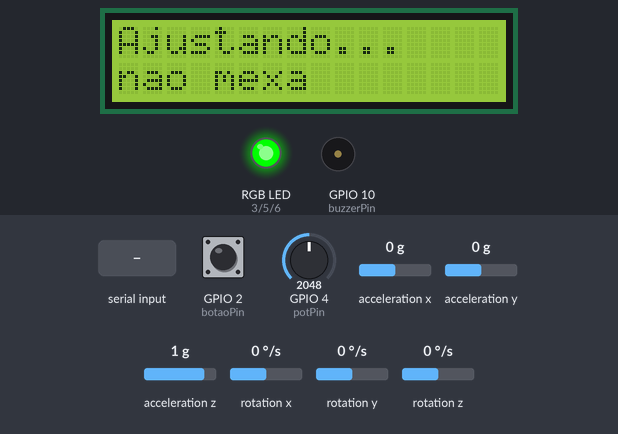
A sketch run on a simulated ESP32-C3. Shown: 16×2 character LCD, an RGB LED mixed from three pins (HIGH = lit), buzzer (waves = sounding). Inputs (shaded band) come from the test bench; at power-on: GPIO 2 (botaoPin) HIGH, GPIO 4 (potPin) = 2048, acceleration x 0 g, acceleration y 0 g, acceleration z 1 g, rotation x 0 °/s, rotation y 0 °/s, rotation z 0 °/s (analog values on the 0–4095 scale). Nothing arrives over Bluetooth unless stated; a phone connects over Bluetooth LE 3 s after start; what the sketch prints to the serial monitor is not drawn.

Above: at 0.5 s.
At 4.1 s:
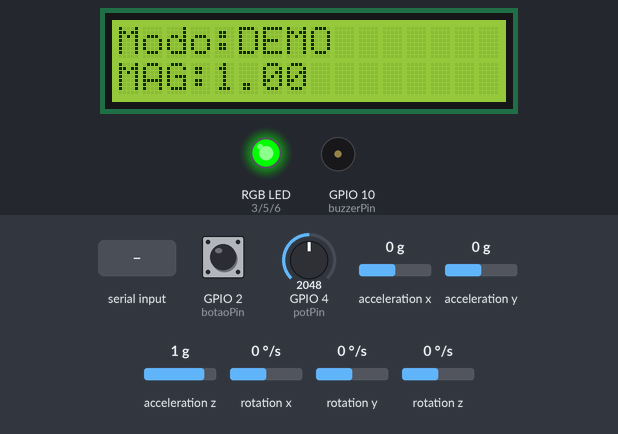
4.2 s: "t" received over Serial
At 4.8 s:
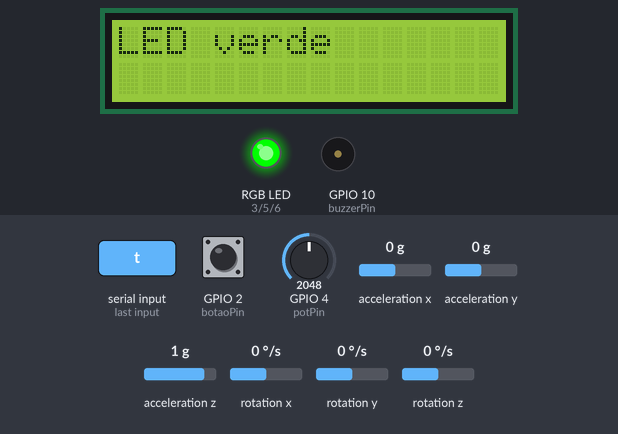
7.2 s: GPIO 2 (botaoPin) pulled LOW for 3.2 s
At 10.47 s:
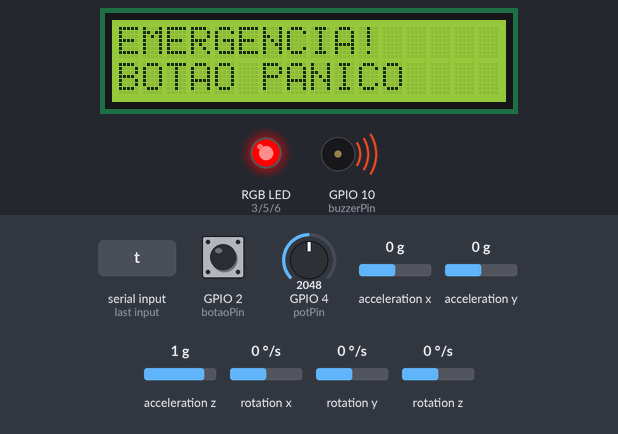
14.0 s: "q" received over Serial
17.0 s: GPIO 4 (potPin) set to 1228
20.0 s: "T" received over Serial
At 21.4 s:
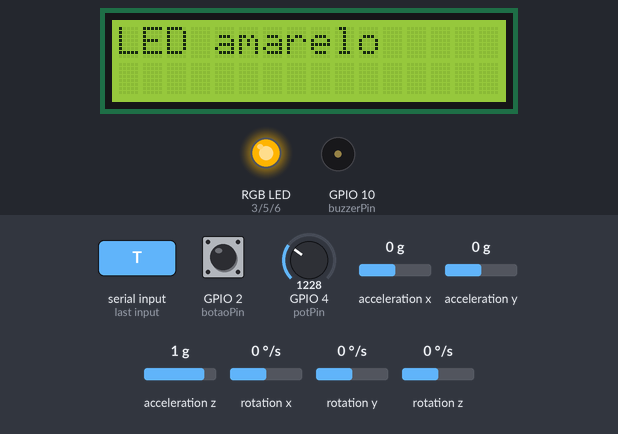
23.0 s: GPIO 2 (botaoPin) pulled LOW for 3.2 s
At 25.0 s:
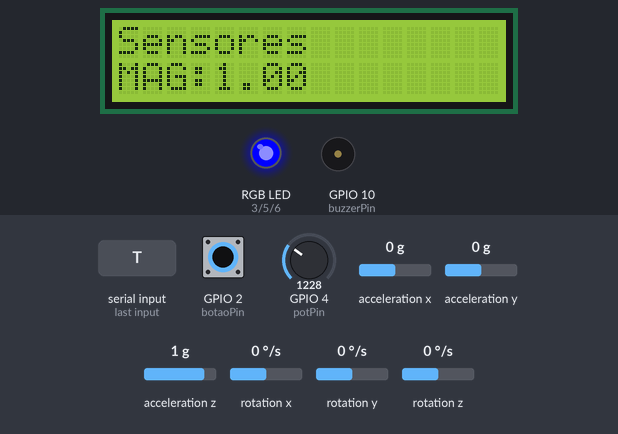
Timing chart, 0 to 27.6 s (numbered marks = the images above; inputs shaded):
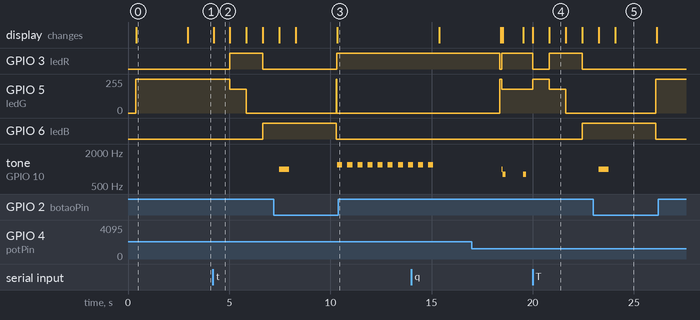

Measured:
- after the input at 4.2 s, GPIO 3 (ledR): LOW → HIGH after 0.84 s, → LOW 1.6 s later; GPIO 5 (ledG): 255/255 → 180/255 after 0.84 s, → 0/255 0.81 s later; GPIO 6 (ledB): LOW → HIGH after 2.5 s; the display: changes at once (image 2)
- after the input at 7.2 s, GPIO 3 (ledR): LOW → HIGH after 3.1 s; the display: first differs from a run without the input after 3.1 s (image 3)
- after the input at 20.0 s, GPIO 3 (ledR): HIGH → LOW at once, → HIGH 0.81 s later, → LOW 1.6 s later; GPIO 5 (ledG): 180/255 → 255/255 at once, → 180/255 0.81 s later, → 0/255 0.81 s later; GPIO 6 (ledB): LOW → HIGH after 2.4 s; tone on GPIO 10 (buzzerPin): stops changing and stays silent; the display: first changes at once (image 4 shows a later state)
- after the input at 23.0 s, tone on GPIO 10 (buzzerPin): goes on until 23.8 s, then stays silent
- by itself, tone on GPIO 10 (buzzerPin): plays 1000 Hz for 0.50 s, 1200 Hz for 0.25 s, 1200 Hz for 0.25 s, 1200 Hz for 0.25 s, 1200 Hz for 0.25 s, 1200 Hz for 0.25 s … (9 notes in this stretch)
- what the display in image 0 shows lasts 2.6 s, from 0.4 s to 3.0 s
- what the display in image 2 shows lasts 0.8 s, from 4.2 s to 5.0 s

The sketch:

p6ti1.ino
```cpp
/*
  SMN-Q - Detector de Queda para Idosos (versao completa)
  Hardware: ESP32-C3 Super Mini + MPU6050 (I2C) + LCD 16x2 I2C
  Deteccao por fases (queda livre -> impacto) + Notificacao via Bluetooth BLE

  Ligacoes:
    MPU6050  VCC->3.3V GND->GND SDA->GPIO8 SCL->GPIO9
    LCD I2C  VCC->3.3V GND->GND SDA->GPIO8 SCL->GPIO9
    Potenciometro: meio->GPIO4 | pontas->3.3V e GND (seletor de modo)
    LED RGB: R->GPIO3 G->GPIO5 B->GPIO6 (com resistor) | comum->GND
    Buzzer: +->GPIO10 | -->GND
    Botao:  ->GPIO2 e GND

  Bluetooth: procure "SMN-Q Detector" no app nRF Connect e ative as
  notificacoes na caracteristica UART. As mensagens de alerta chegam ali.

  Serial (115200): q = simular queda | t = teste dos componentes
*/

#include <Wire.h>
#include <MPU6050_light.h>
#include <LiquidCrystal_I2C.h>

// --- Bluetooth BLE ---
#include <BLEDevice.h>
#include <BLEServer.h>
#include <BLEUtils.h>
#include <BLE2902.h>

#define SERVICE_UUID        "6E400001-B5A3-F393-E0A9-E50E24DCCA9E"
#define CHARACTERISTIC_UUID "6E400003-B5A3-F393-E0A9-E50E24DCCA9E"

BLECharacteristic *pCharacteristic;
bool bleConectado = false;

// --- objetos ---
MPU6050 mpu(Wire);
LiquidCrystal_I2C lcd(0x27, 16, 2);

// --- pinos ---
const int potPin=4, botaoPin=2, buzzerPin=10;
const int ledR=3, ledG=5, ledB=6;
const int PINO_SDA=8, PINO_SCL=9;

bool emAlerta=false;
const int tempoCancelar=15;
const unsigned long JANELA_IMPACTO=1200;   // tempo entre queda livre e impacto (ms)

// avisa quando um celular (cuidador) conecta ou desconecta
class MinhasCallbacks: public BLEServerCallbacks {
  void onConnect(BLEServer* s){ bleConectado=true; Serial.println("Cuidador conectado via BLE!"); }
  void onDisconnect(BLEServer* s){ bleConectado=false; Serial.println("Cuidador desconectou"); s->getAdvertising()->start(); }
};

// envia uma mensagem para o celular do cuidador (se estiver conectado)
void enviarBLE(String msg){
  if(bleConectado){
    pCharacteristic->setValue(msg.c_str());
    pCharacteristic->notify();
    Serial.println("[BLE enviado] " + msg);
  } else {
    Serial.println("[BLE] Nenhum cuidador conectado - " + msg);
  }
}

void setup(){
  Serial.begin(115200); delay(300);
  pinMode(botaoPin, INPUT_PULLUP); pinMode(buzzerPin, OUTPUT);
  pinMode(ledR,OUTPUT); pinMode(ledG,OUTPUT); pinMode(ledB,OUTPUT);
  analogReadResolution(12);
  Wire.begin(PINO_SDA, PINO_SCL);

  lcd.init(); lcd.backlight(); lcd.clear();
  lcd.print("Sistema queda"); lcd.setCursor(0,1); lcd.print("ligando...");
  corLed(0,255,0);

  // --- inicia o Bluetooth BLE ---
  BLEDevice::init("SMN-Q Detector");
  BLEServer *pServer = BLEDevice::createServer();
  pServer->setCallbacks(new MinhasCallbacks());
  BLEService *pService = pServer->createService(SERVICE_UUID);
  pCharacteristic = pService->createCharacteristic(
                      CHARACTERISTIC_UUID,
                      BLECharacteristic::PROPERTY_NOTIFY);
  pCharacteristic->addDescriptor(new BLE2902());
  pService->start();
  pServer->getAdvertising()->start();
  Serial.println("BLE ativo: procure 'SMN-Q Detector' no celular.");

  // --- inicia o sensor ---
  byte status=mpu.begin();
  Serial.print("Status do MPU6050: "); Serial.println(status);

  lcd.clear(); lcd.print("Ajustando..."); lcd.setCursor(0,1); lcd.print("nao mexa");
  delay(1000);
  mpu.calcOffsets();

  Serial.println("Sistema iniciado. q=simular queda  t=teste");
  delay(500);

  lcd.clear(); lcd.print("Sistema OK"); lcd.setCursor(0,1); lcd.print("Monitorando");
}

void loop(){
  lerSerial();
  if(clicouBotao() && !emAlerta) emergencia("BOTAO PANICO");
  if(!emAlerta) detectarQueda();
  delay(50);
}

// magnitude CRUA (sem filtro), usada na deteccao do IMPACTO:
// o pico da colisao dura 1 ou 2 amostras e o filtro o achataria
float lerMag(){
  mpu.update();
  float x=mpu.getAccX(), y=mpu.getAccY(), z=mpu.getAccZ();
  float mag=sqrt(x*x+y*y+z*z);
  static float ultMag=999;
  if(fabs(mag-ultMag)>0.05){
    Serial.print("MAG:"); Serial.println(mag,2);
    ultMag=mag;
  }
  return mag;
}

// FILTRO DE MEDIA MOVEL (janela de 3 amostras = 150 ms a 50 ms por leitura)
// Suaviza o ruido do sensor. Usado na queda livre, que dura varias amostras,
// e na exibicao do LCD. Comeca preenchido com 1.0g (repouso) para que a media
// nao parta de zero e dispare uma falsa queda livre logo apos o boot.
// A janela e curta de proposito: com 5 amostras seriam necessarios 150 ms de
// queda livre (~11 cm) antes da media cruzar 0,60g; com 3 bastam 100 ms (~5 cm).
const int N_AMOSTRAS=3;
float janela[N_AMOSTRAS]={1.0,1.0,1.0};
int idxJanela=0;

float filtrarMedia(float mag){
  janela[idxJanela]=mag;
  idxJanela=(idxJanela+1)%N_AMOSTRAS;
  float soma=0;
  for(int i=0;i<N_AMOSTRAS;i++) soma+=janela[i];
  return soma/N_AMOSTRAS;
}

// POTENCIOMETRO = seletor de modo (REAL = literatura / DEMO = facil de testar)
String nivelSens(){ int p=analogRead(potPin); return (p<2048)?"REAL":"DEMO"; }
float limiteQuedaLivre(){ int p=analogRead(potPin); return (p<2048)?0.60:0.70; }
float limiteImpacto(){    int p=analogRead(potPin); return (p<2048)?2.50:1.15; }

// DETECCAO POR FASES: queda livre (mag baixa) seguida de impacto (mag alta)
void detectarQueda(){
  float magCrua=lerMag();                // valor instantaneo -> deteccao do impacto
  float magFiltrada=filtrarMedia(magCrua); // media movel -> queda livre e LCD
  float limQueda=limiteQuedaLivre();
  float limImpacto=limiteImpacto();
  String modo=nivelSens();

  lcd.setCursor(0,0); lcd.print("Modo:"); lcd.print(modo); lcd.print("     ");
  lcd.setCursor(0,1); lcd.print("MAG:"); lcd.print(magFiltrada,2); lcd.print("       ");

  static int fase=0;                     // 0=monitorando, 1=aguardando impacto
  static unsigned long tempoQuedaLivre=0;

  if(fase==0){
    if(magFiltrada < limQueda){          // Fase 1: queda livre (vale longo, filtrado)
      fase=1;
      tempoQuedaLivre=millis();
      corLed(0,0,255);
      Serial.print("[FASE 1] Queda livre! MAG="); Serial.println(magFiltrada,2);
    }
  } else {
    if(magCrua > limImpacto){            // Fase 2: impacto (pico curto, sem filtro)
      Serial.print("[FASE 2] Impacto! MAG="); Serial.println(magCrua,2);
      fase=0;
      possivelQueda();
    }
    else if(millis()-tempoQuedaLivre > JANELA_IMPACTO){
      fase=0;                            // sem impacto na janela: falso alarme
      corLed(0,255,0);
      Serial.println("[RESET] Sem impacto na janela.");
    }
  }
}

void possivelQueda(){
  emAlerta=true; corLed(255,180,0); tone(buzzerPin,1000,300);
  lcd.clear(); lcd.print("Possivel queda");
  Serial.println("Possivel queda detectada. Aperte o botao para cancelar.");

  // avisa o cuidador que ALGO foi detectado (ainda em periodo de cancelamento)
  enviarBLE("ALERTA: possivel queda detectada. Verificando...");

  for(int i=tempoCancelar;i>0;i--){
    lcd.setCursor(0,1); lcd.print("Cancelar: "); lcd.print(i); lcd.print("s   ");
    tone(buzzerPin,800,150);
    unsigned long inicio=millis();
    while(millis()-inicio<1000){ lerSerial(); if(clicouBotao()){cancelar();return;} }
  }
  emergencia("QUEDA DETECTADA");
}

void cancelar(){
  emAlerta=false; noTone(buzzerPin); corLed(0,255,0);
  lcd.clear(); lcd.print("Cancelado"); lcd.setCursor(0,1); lcd.print("Sistema OK");
  Serial.println("Alarme cancelado");
  enviarBLE("Alarme cancelado pelo usuario. Tudo bem.");
  delay(2000);
  lcd.clear(); lcd.print("Sistema OK"); lcd.setCursor(0,1); lcd.print("Monitorando");
}

void emergencia(String motivo){
  emAlerta=true; corLed(255,0,0);
  lcd.clear(); lcd.print("EMERGENCIA!"); lcd.setCursor(0,1); lcd.print(motivo);
  Serial.println("== ALERTA ENVIADO AO CUIDADOR =="); Serial.println(motivo);

  // NOTIFICACAO PRINCIPAL AO CUIDADOR VIA BLUETOOTH
  enviarBLE("EMERGENCIA! " + motivo + ". Socorro necessario!");

  for(int i=0;i<10;i++){ tone(buzzerPin,1200); delay(250); noTone(buzzerPin); delay(250); }
  lcd.clear(); lcd.print("Alerta enviado"); lcd.setCursor(0,1); lcd.print("Cuidador avisado");
  delay(3000);
  emAlerta=false; corLed(0,255,0);
  lcd.clear(); lcd.print("Sistema OK"); lcd.setCursor(0,1); lcd.print("Monitorando");
}

void teste(){
  emAlerta=true;
  lcd.clear(); lcd.print("LED verde");   corLed(0,255,0);   delay(800);
  lcd.clear(); lcd.print("LED amarelo"); corLed(255,180,0); delay(800);
  lcd.clear(); lcd.print("LED vermelho");corLed(255,0,0);   delay(800);
  lcd.clear(); lcd.print("LED azul");    corLed(0,0,255);   delay(800);
  lcd.clear(); lcd.print("Buzzer"); tone(buzzerPin,1000,500); delay(800);
  float mag=lerMag(); int pot=analogRead(potPin); bool botao=digitalRead(botaoPin)==LOW;
  lcd.clear(); lcd.print("Sensores"); lcd.setCursor(0,1); lcd.print("MAG:"); lcd.print(mag,2);
  Serial.print("MAG:");Serial.print(mag,2);
  Serial.print(" Pot:");Serial.print(pot);
  Serial.print(" Botao:");Serial.println(botao?"apertado":"solto");
  enviarBLE("Teste executado. Sistema funcionando.");
  delay(2000);
  emAlerta=false; corLed(0,255,0);
  lcd.clear(); lcd.print("Sistema OK"); lcd.setCursor(0,1); lcd.print("Monitorando");
}

void lerSerial(){
  if(Serial.available()){
    char t=Serial.read();
    if(t=='q'||t=='Q'){ Serial.println("Queda simulada"); possivelQueda(); }
    if(t=='t'||t=='T') teste();
  }
}

bool clicouBotao(){
  static bool ultimo=HIGH; static unsigned long tUlt=0;
  bool atual=digitalRead(botaoPin);
  if(ultimo==HIGH && atual==LOW){
    if(millis()-tUlt>300){ tUlt=millis(); ultimo=atual; return true; }
  }
  ultimo=atual; return false;
}

void corLed(int r,int g,int b){ analogWrite(ledR,r); analogWrite(ledG,g); analogWrite(ledB,b); }
```
